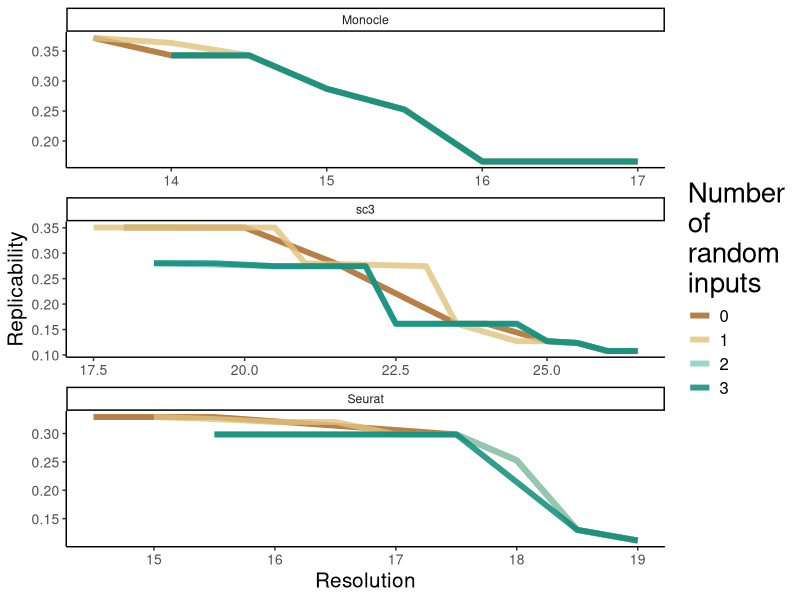
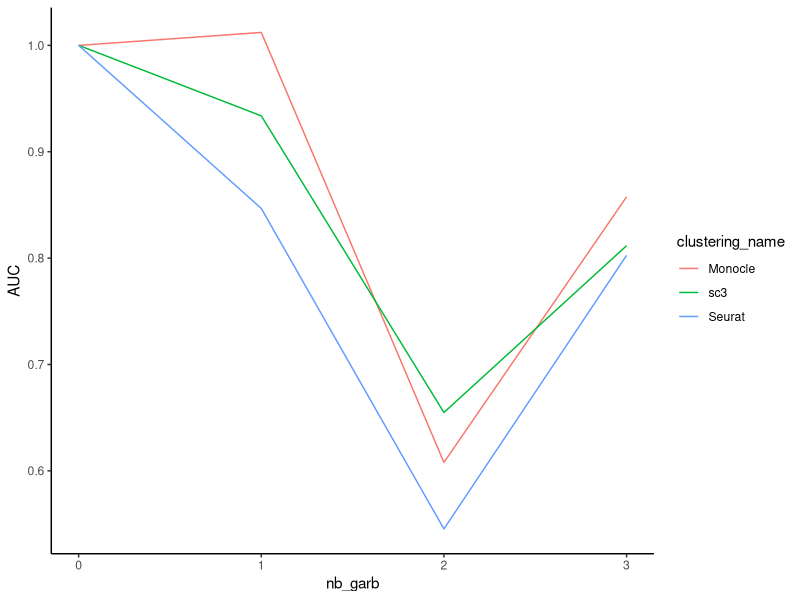
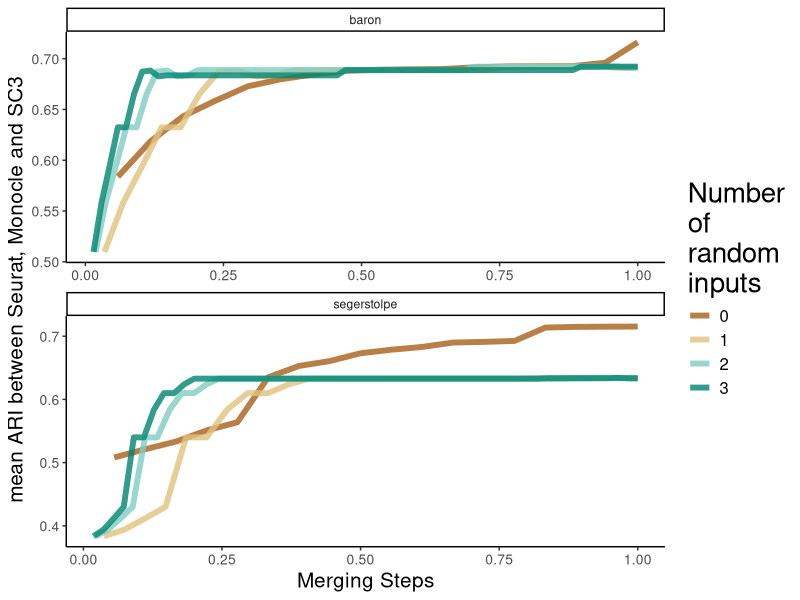
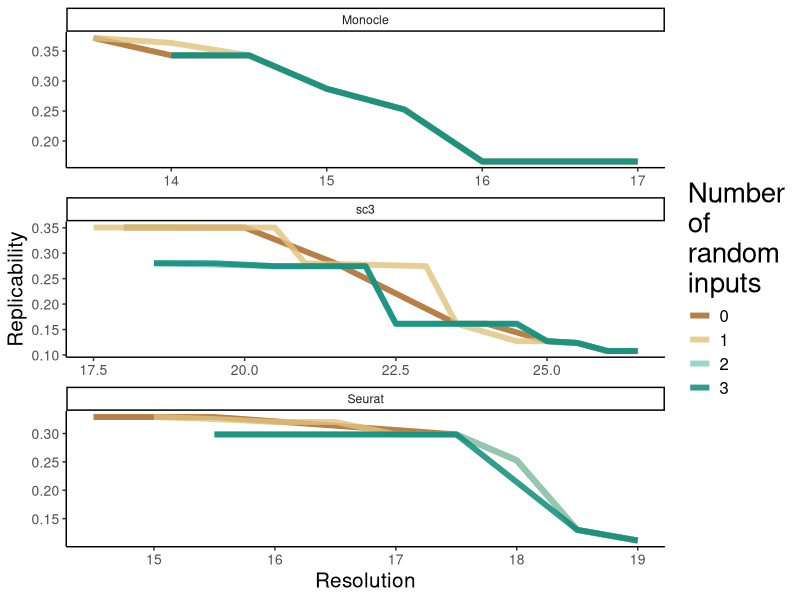
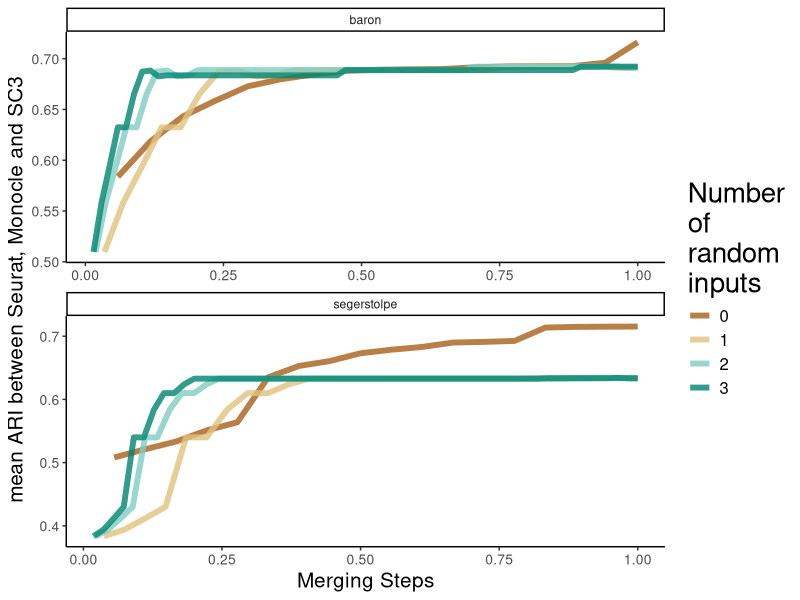

These charts were generated, in order, by the following R code:
## ---- chunk 1
library(knitr)
opts_chunk$set(
  fig.pos = "!h", out.extra = "", warning = F, message = F,
  fig.align = "center", echo = F
)
libs <- c("here", "dplyr", "ggplot2", "tidyr", "stringr", "readr", "cowplot",
          "mclust", "RColorBrewer", "purrr", "Dune", "pracma", "purrr",
          "DailyHRB")
suppressMessages(
  suppressWarnings(sapply(libs, require, character.only = TRUE))
)
rm(libs)
## ---- chunk 2
df <- read.table(here("Figure-Stability", "data", "garbage.txt")) %>%
  mutate(nb_clusters = (replicable_clusters + non_replicable_clusters) / 2)
p <- ggplot(df %>% arrange(level), 
       aes(x = nb_clusters,
           y = fraction_replicable_cells,
           col = as.character(nb_garb))) +  
  geom_path(size = 2, alpha = .8) +
  theme_classic() +
  facet_wrap(~clustering_name, scales = "free",
             ncol = 1) +
  scale_color_brewer(type = "div") +
  labs(x = "Resolution", y = "Replicability",
       col = "Number\nof\nrandom\ninputs") +
  theme(legend.title = element_text(size = 20),
        axis.title = element_text(size = 15),
        axis.text = element_text(size = 10),
        legend.text = element_text(size = 12),
        plot.background = element_blank(),
        legend.background = element_blank(),
        panel.background = element_blank(),
        panel.border = element_blank(),
        legend.box.background = element_blank(),
        strip.background = element_rect(fill = "transparent"))
p
ggsave(filename = here("Figure-Stability", "figures", "garbage_rep.png"),
       plot = p, width = 7, height = 10,
       bg = "transparent")
## ---- chunk 3
AUC <- df %>%
  group_by(clustering_name, nb_garb) %>%
  summarise(AUC = -trapz(x = nb_clusters, y = fraction_replicable_cells)) %>%
  ungroup() %>% 
  group_by(clustering_name) %>%
  arrange(nb_garb) %>%
  mutate(AUC = AUC / first(AUC))
ggplot(AUC, aes(x = nb_garb, y = AUC, col = clustering_name)) +
  geom_line() +
  theme_classic()
## ---- chunk 4
df <- read.table(here("Figure-Stability", "data", "garbage_ari.txt"))
p <- ggplot(df, 
       aes(x = x,
           y = ARI,
           col = as.character(nb_garb))) +  
  geom_path(size = 2, alpha = .8) +
  theme_classic() +
  facet_wrap(~ dataset,
             scales = "free",
             ncol = 1) +
  scale_color_brewer(type = "div") +
  labs(x = "Merging Steps", y = "mean ARI between Seurat, Monocle and SC3",
       col = "Number\nof\nrandom\ninputs") +
  theme(legend.title = element_text(size = 20),
        axis.title = element_text(size = 15),
        axis.text = element_text(size = 10),
        legend.text = element_text(size = 12),
        plot.background = element_blank(),
        legend.background = element_blank(),
        panel.background = element_blank(),
        panel.border = element_blank(),
        legend.box.background = element_blank(),
        strip.background = element_rect(fill = "transparent"))
p
ggsave(filename = here("Figure-Stability", "figures", "garbage_ari.png"),
       plot = p, width = 7, height = 10,
       bg = "transparent")
## ---- chunk 5

